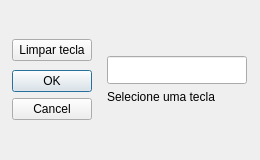
<?xml version="1.0" encoding="UTF-8"?>
<ui version="4.0">
 <class>keySelectModalDialog</class>
 <widget class="QDialog" name="keySelectModalDialog">
  <property name="windowModality">
   <enum>Qt::WindowModality::ApplicationModal</enum>
  </property>
  <property name="geometry">
   <rect>
    <x>0</x>
    <y>0</y>
    <width>260</width>
    <height>160</height>
   </rect>
  </property>
  <property name="sizePolicy">
   <sizepolicy hsizetype="Preferred" vsizetype="Preferred">
    <horstretch>0</horstretch>
    <verstretch>0</verstretch>
   </sizepolicy>
  </property>
  <property name="minimumSize">
   <size>
    <width>260</width>
    <height>160</height>
   </size>
  </property>
  <property name="windowTitle">
   <string>Dialog</string>
  </property>
  <property name="modal">
   <bool>true</bool>
  </property>
  <layout class="QGridLayout" name="gridLayout">
   <property name="leftMargin">
    <number>0</number>
   </property>
   <property name="topMargin">
    <number>0</number>
   </property>
   <property name="rightMargin">
    <number>0</number>
   </property>
   <property name="bottomMargin">
    <number>0</number>
   </property>
   <item row="0" column="0">
    <widget class="QWidget" name="widget" native="true">
     <layout class="QGridLayout" name="gridLayout_2">
      <property name="leftMargin">
       <number>10</number>
      </property>
      <property name="topMargin">
       <number>10</number>
      </property>
      <property name="rightMargin">
       <number>10</number>
      </property>
      <property name="bottomMargin">
       <number>10</number>
      </property>
      <property name="spacing">
       <number>10</number>
      </property>
      <item row="0" column="0">
       <layout class="QVBoxLayout" name="keyConfigButtonContainer" stretch="0,0,0,0">
        <property name="spacing">
         <number>9</number>
        </property>
        <property name="leftMargin">
         <number>2</number>
        </property>
        <property name="topMargin">
         <number>2</number>
        </property>
        <property name="rightMargin">
         <number>2</number>
        </property>
        <property name="bottomMargin">
         <number>2</number>
        </property>
        <item>
         <spacer name="verticalSpacer_3">
          <property name="orientation">
           <enum>Qt::Orientation::Vertical</enum>
          </property>
          <property name="sizeHint" stdset="0">
           <size>
            <width>20</width>
            <height>40</height>
           </size>
          </property>
         </spacer>
        </item>
        <item>
         <widget class="QPushButton" name="cleanKeyButton">
          <property name="text">
           <string>Limpar tecla</string>
          </property>
         </widget>
        </item>
        <item>
         <widget class="QDialogButtonBox" name="buttonBox">
          <property name="layoutDirection">
           <enum>Qt::LayoutDirection::LeftToRight</enum>
          </property>
          <property name="autoFillBackground">
           <bool>false</bool>
          </property>
          <property name="orientation">
           <enum>Qt::Orientation::Vertical</enum>
          </property>
          <property name="standardButtons">
           <set>QDialogButtonBox::StandardButton::Cancel|QDialogButtonBox::StandardButton::Ok</set>
          </property>
          <property name="centerButtons">
           <bool>false</bool>
          </property>
         </widget>
        </item>
        <item>
         <spacer name="verticalSpacer_4">
          <property name="orientation">
           <enum>Qt::Orientation::Vertical</enum>
          </property>
          <property name="sizeHint" stdset="0">
           <size>
            <width>20</width>
            <height>40</height>
           </size>
          </property>
         </spacer>
        </item>
       </layout>
      </item>
      <item row="0" column="2">
       <widget class="QWidget" name="keyDisplayContainer" native="true">
        <layout class="QVBoxLayout" name="verticalLayout">
         <property name="leftMargin">
          <number>3</number>
         </property>
         <property name="topMargin">
          <number>3</number>
         </property>
         <property name="rightMargin">
          <number>3</number>
         </property>
         <property name="bottomMargin">
          <number>3</number>
         </property>
         <item>
          <spacer name="verticalSpacer">
           <property name="orientation">
            <enum>Qt::Orientation::Vertical</enum>
           </property>
           <property name="sizeHint" stdset="0">
            <size>
             <width>20</width>
             <height>40</height>
            </size>
           </property>
          </spacer>
         </item>
         <item>
          <widget class="QLineEdit" name="keyDisplayer">
           <property name="font">
            <font>
             <pointsize>13</pointsize>
             <bold>true</bold>
            </font>
           </property>
           <property name="alignment">
            <set>Qt::AlignmentFlag::AlignCenter</set>
           </property>
           <property name="readOnly">
            <bool>true</bool>
           </property>
          </widget>
         </item>
         <item>
          <widget class="QLabel" name="warningLabel">
           <property name="text">
            <string>Selecione uma tecla</string>
           </property>
          </widget>
         </item>
         <item>
          <spacer name="verticalSpacer_2">
           <property name="orientation">
            <enum>Qt::Orientation::Vertical</enum>
           </property>
           <property name="sizeHint" stdset="0">
            <size>
             <width>20</width>
             <height>40</height>
            </size>
           </property>
          </spacer>
         </item>
        </layout>
       </widget>
      </item>
     </layout>
    </widget>
   </item>
  </layout>
 </widget>
 <resources/>
 <connections/>
</ui>
